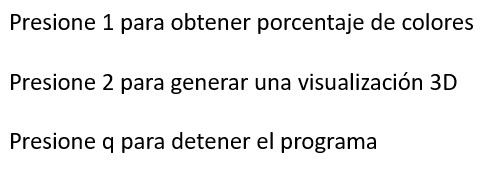
#> input picture img/HUD.jpg, 503 x 170 px
$ python panoramica.py   (older library calls are emulated)
#> lines starting #> are read from the running program, lines starting #| are printed output that depends on the picture
### scripts/api_fm.py
"""
Api for easy file management
"""
import tkinter, cv2
from tkinter import filedialog

# Create tk object and hide tk window.
root = tkinter.Tk()
root.withdraw()

def load_image():
    """
    Method to load image from a selected path, using windows file system UI.
    """
    # Ask for the image to load.
    filename = filedialog.askopenfilename(initialdir="../img", title="Select a File", filetypes=(("Image files","*.png *.jpg"), ("all files", ".*")))
#> the answer given: img/HUD.jpg
    root.withdraw()
    print(f"Loading image with name: {filename}")
    # Return the readed image as a matrix.
    return cv2.imread(filename)
#> returned value is the input picture: shape (170, 503, 3); min 0, max 255, mean 237.8

def save_image(img):
    """
    Method to save image from a selected path, using windows file system UI.
    """
    # Ask for the path where the image will be saved.
    filename = filedialog.asksaveasfilename(initialdir="../img", title="Select a File", filetypes=(("Image files","*.png *.jpg"), ("all files", ".*")))
    root.withdraw()
    # Save image using cv2 save method.
    # TODO get image type besides hardcode the type.
    if filename == "":
        return False
    else:
        print(f"Saving image with name: {filename}")
        cv2.imwrite(f"{filename}.png", img)
        return True

### panoramica.py
from weakref import ref
import cv2
import numpy as np
import argparse
from matplotlib.cm import get_cmap

import pyvista as pv
from pyvista import examples
import api_fm

refPt = []
refPt_array = np.zeros((4,2), dtype='float')
cropping = False
cont = 0

# [93 lines left out: functions pointwise_distance, order_points, click_and_crop, not called in this run]
    # [8 lines of commented-out code are left out]


img = api_fm.load_image()
img = cv2.resize(img, (int(img.shape[1]*0.2),int(img.shape[0]*0.2)))
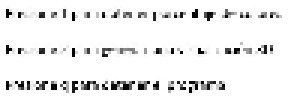
#> img: shape (34, 100, 3) (shown 3 times larger); min 0, max 255, mean 238.2
cv2.imshow("imagen", img)

# [5 lines of commented-out code are left out]
clone = img.copy()
out = img.copy()
cv2.namedWindow("image")
cv2.setMouseCallback("image", click_and_crop)
# keep looping until the 'q' key is pressed
while True:
    # display the image and wait for a keypress
    cv2.imshow("image", img)
    key = cv2.waitKey(1) & 0xFF
#> (key x is pressed here)
    # if the 'r' key is pressed, reset the cropping region
    if key == ord("r"):
        cont = 0
        refPt = []
        img = clone.copy()
    # if the 'c' key is pressed, break from the loop
    elif key == ord("x"):
        break
# if there are two reference points, then crop the region of interest
# from teh image and display it
if len(refPt) == 4:
	# roi = clone[refPt[0][1]:refPt[1][1], refPt[0][0]:refPt[1][0]]
	cv2.imshow("ROI", out)
	cv2.waitKey(0)
# close all open windows
api_fm.save_image(out)
cv2.waitKey(0)
cv2.destroyAllWindows()

# [23 lines of commented-out code are left out]
